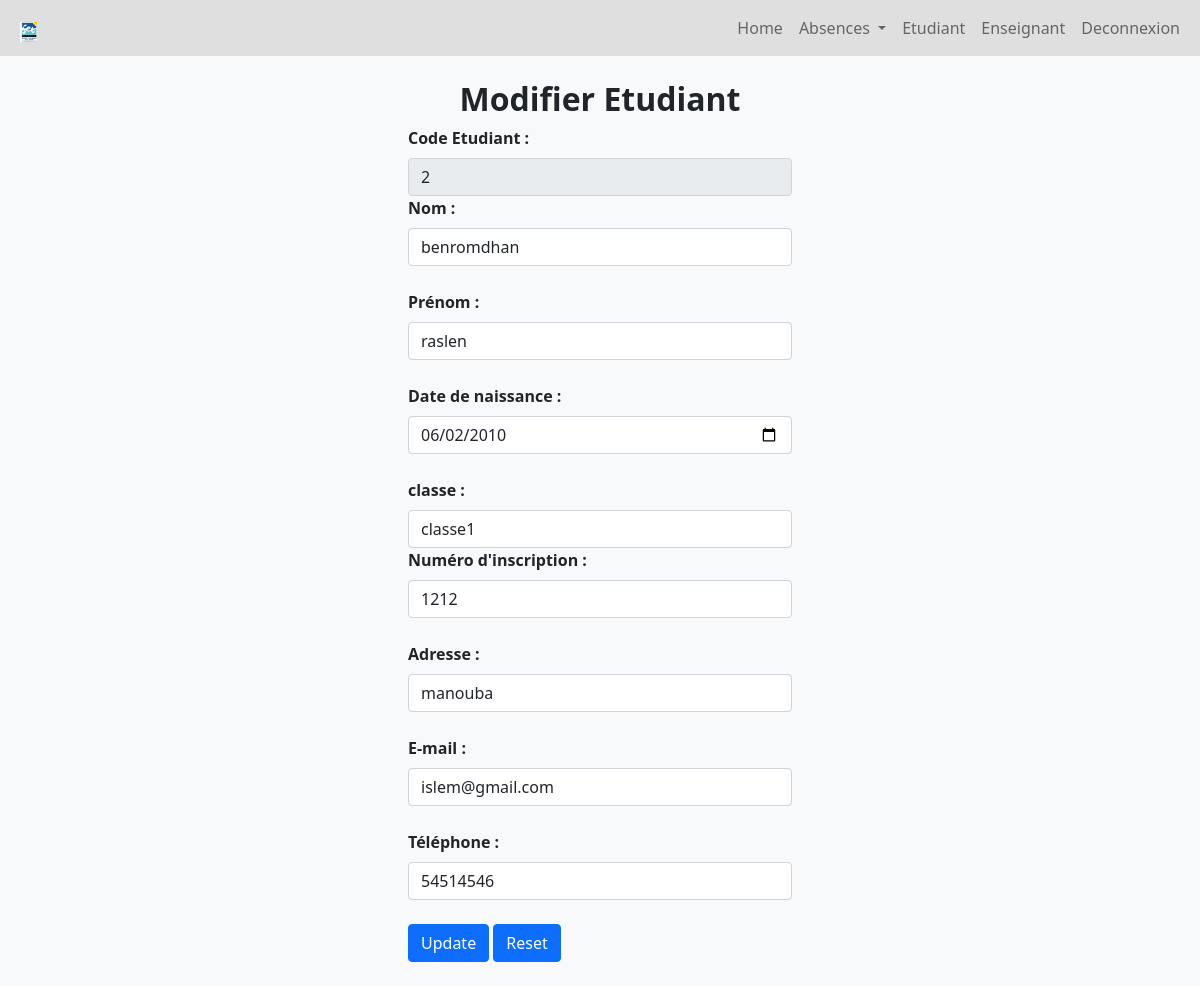
/Etudiant/update_etudiant.php?CodeEtudiant=2, run on the app's committed database.
### tables this page shows
CREATE TABLE IF NOT EXISTS `t_etudiant` (
  `CodeEtudiant` int(50) NOT NULL AUTO_INCREMENT,
  `nom` varchar(50) NOT NULL,
  `prenom` varchar(50) NOT NULL,
  `DateNaissance` date NOT NULL,
  `CodeClasse` int(50) NOT NULL,
  `NumInscription` int(11) NOT NULL,
  `Adress` varchar(50) NOT NULL,
  `mail` varchar(50) NOT NULL,
  `Tel` int(11) NOT NULL,
  PRIMARY KEY (`CodeEtudiant`),
  KEY `CodeClasse` (`CodeClasse`)
);

### Etudiant/C_etudiant.php (called while the page is built, shortened)
<?php
class etudiant {
function afficher_etudiant_by_id($CodeEtudiant)
{
    $mysqli = new mysqli(db_host, db_user, db_password, db_database);
    $sql = "SELECT * FROM t_etudiant  where CodeEtudiant='$CodeEtudiant'";
    $result = $mysqli->query($sql);
    return $result;
}
}
?>

### classe/C_classe.php (called while the page is built, shortened)
<?php
class classe{
    function affiche_classe(){
        $mysqli = new mysqli(db_host,db_user,db_password,db_database);
        $req = "SELECT * FROM t_classe";
        $res = $mysqli->query($req);
        return $res;
    }
}
?>

### Etudiant/update_etudiant.php (the view, shortened to what this page needs)
<?php
require_once 'C_etudiant.php';
if(isset($_GET['CodeEtudiant'])) {
    $etudiant = new Etudiant('','','','','','','','','');
    $result = $etudiant->afficher_etudiant_by_id($_GET['CodeEtudiant']);
    if(isset($result) && $result->num_rows > 0) {
        $row = $result->fetch_assoc();
    }
}
?>
<!DOCTYPE html>
<html lang="fr">
  <head>
    <link rel="stylesheet" href="..\css\bootstrap.min.css">
  </head>
  <body>
  <form class="container bg-light text p-2 my-3 col-md-4" action="#" method="POST">
  <h2 class="text-center fw-bold"> Modifier Etudiant</h2>
      <div>
        <label class="form-label fw-bold" for="CodeEtudiant">Code Etudiant :</label>
        <input class="form-control" type="text" name="CodeEtudiant" id="CodeEtudiant" value="<?php echo $row['CodeEtudiant']; ?>"  readonly required />
      </div>
      <div>
      <label  class="form-label fw-bold" for="nom">Nom :</label>
    <input  class="form-control" type="text" id="nom" name="nom" value="<?php echo $row['nom']; ?>"><br>
    <label class="form-label fw-bold" for="prenom">Prénom :</label>
    <input class="form-control" type="text" id="prenom" name="prenom" value="<?php echo $row['prenom']; ?>"><br>
    <label class="form-label fw-bold" for="DateNaissance">Date de naissance :</label>
    <input class="form-control" type="date" id="DateNaissance" name="DateNaissance" value="<?php echo $row['DateNaissance']; ?>"><br>
    <label class="form-label fw-bold" for="CodeClasse">classe :</label>
    <select class="form-control" name="CodeClasse" id="CodeClasse">
    <?php
    require_once '../classe/C_classe.php';
    $classe = new classe('', '', '', '');
    $res = $classe->affiche_classe();
    while ($row2= $res->fetch_array(MYSQLI_ASSOC)) {
    ?>
        <option class="form-control" value="<?php echo $row2['CodeClasse']; ?>" style="color: black;"><?php echo $row2['NomClasse']; ?></option>
    <?php } ?>
</select>
    <label class="form-label fw-bold" for="NumInscription">Numéro d'inscription :</label>
    <input class="form-control" type="text" id="NumInscription" name="NumInscription" value="<?php echo $row['NumInscription']; ?>"><br>
    <label class="form-label fw-bold" for="Adress">Adresse :</label>
    <input class="form-control" type="text" id="Adress" name="Adress" value="<?php echo $row['Adress']; ?>"><br>
    <label class="form-label fw-bold" for="mail">E-mail :</label>
    <input class="form-control" type="email" id="mail" name="mail" value="<?php echo $row['mail']; ?>"><br>
    <label class="form-label fw-bold"for="Tel">Téléphone :</label>
    <input  class="form-control" type="text" id="Tel" name="Tel" value="<?php echo $row['Tel']; ?>"><br>
    <button class="btn btn-primary" type="submit" name="update">Update</button>
      <button  class="btn btn-primary" type="reset" name="submit" onclick="window.location.href ='etudiant.php';">Reset</button>
    </form>
  </body>
</html>

### data on the page
t_etudiant: CodeEtudiant "2", nom "benromdhan", prenom "raslen", DateNaissance "06/02/2010", NumInscription "1212", Adress "manouba", mail "islem@gmail.com", Tel "54514546"

### other printed values
form field CodeClasse "classe1"
